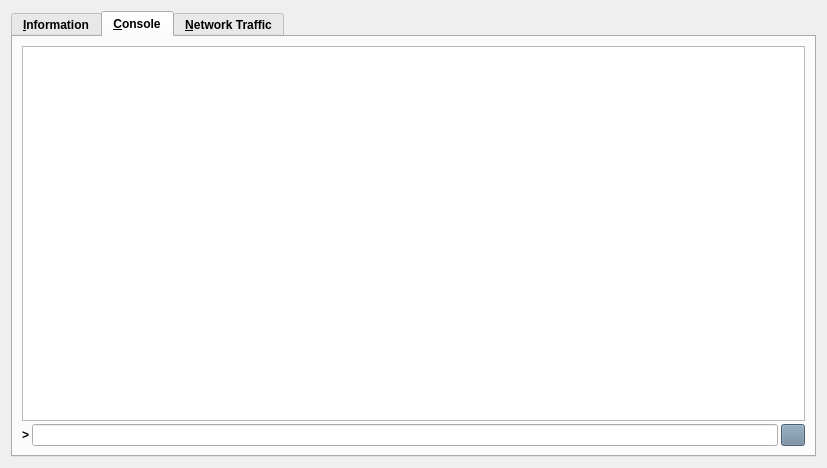
<?xml version="1.0" encoding="UTF-8"?>
<ui version="4.0">
 <class>RPCConsole</class>
 <widget class="QDialog" name="RPCConsole">
  <property name="geometry">
   <rect>
    <x>0</x>
    <y>0</y>
    <width>827</width>
    <height>468</height>
   </rect>
  </property>
  <property name="font">
   <font>
    <weight>75</weight>
    <bold>true</bold>
   </font>
  </property>
  <property name="windowTitle">
   <string>BuyCoin - Debug window</string>
  </property>
  <property name="styleSheet">
   <string notr="true">background-image: url(:/images/bkg);</string>
  </property>
  <layout class="QVBoxLayout" name="verticalLayout_2">
   <item>
    <widget class="QTabWidget" name="tabWidget">
     <property name="styleSheet">
      <string notr="true"/>
     </property>
     <property name="currentIndex">
      <number>1</number>
     </property>
     <widget class="QWidget" name="tab_info">
      <property name="styleSheet">
       <string notr="true"/>
      </property>
      <attribute name="title">
       <string>&amp;Information</string>
      </attribute>
      <layout class="QGridLayout" name="gridLayout" columnstretch="0,1">
       <property name="horizontalSpacing">
        <number>12</number>
       </property>
       <item row="0" column="0">
        <widget class="QLabel" name="label_9">
         <property name="font">
          <font>
           <weight>75</weight>
           <bold>true</bold>
          </font>
         </property>
         <property name="styleSheet">
          <string notr="true">background-image: url(:/images/bgbfree);</string>
         </property>
         <property name="text">
          <string>&lt;html&gt;&lt;head/&gt;&lt;body&gt;&lt;p&gt;&lt;span style=&quot; color:#ffffff;&quot;&gt;BuyCoin Core&lt;/span&gt;&lt;/p&gt;&lt;/body&gt;&lt;/html&gt;</string>
         </property>
        </widget>
       </item>
       <item row="1" column="0">
        <widget class="QLabel" name="label_5">
         <property name="styleSheet">
          <string notr="true">background-image: url(:/images/bgbfree);</string>
         </property>
         <property name="text">
          <string>&lt;html&gt;&lt;head/&gt;&lt;body&gt;&lt;p&gt;&lt;span style=&quot; color:#ffffff;&quot;&gt;Client name&lt;/span&gt;&lt;/p&gt;&lt;/body&gt;&lt;/html&gt;</string>
         </property>
        </widget>
       </item>
       <item row="1" column="1">
        <widget class="QLabel" name="clientName">
         <property name="cursor">
          <cursorShape>IBeamCursor</cursorShape>
         </property>
         <property name="styleSheet">
          <string notr="true">background-image: url(:/images/bgbfree);</string>
         </property>
         <property name="text">
          <string>N/A</string>
         </property>
         <property name="textFormat">
          <enum>Qt::PlainText</enum>
         </property>
         <property name="textInteractionFlags">
          <set>Qt::LinksAccessibleByMouse|Qt::TextSelectableByKeyboard|Qt::TextSelectableByMouse</set>
         </property>
        </widget>
       </item>
       <item row="2" column="0">
        <widget class="QLabel" name="label_6">
         <property name="styleSheet">
          <string notr="true">background-image: url(:/images/bgbfree);</string>
         </property>
         <property name="text">
          <string>&lt;html&gt;&lt;head/&gt;&lt;body&gt;&lt;p&gt;&lt;span style=&quot; color:#ffffff;&quot;&gt;Client version&lt;/span&gt;&lt;/p&gt;&lt;/body&gt;&lt;/html&gt;</string>
         </property>
        </widget>
       </item>
       <item row="2" column="1">
        <widget class="QLabel" name="clientVersion">
         <property name="cursor">
          <cursorShape>IBeamCursor</cursorShape>
         </property>
         <property name="styleSheet">
          <string notr="true">background-image: url(:/images/bgbfree);</string>
         </property>
         <property name="text">
          <string>N/A</string>
         </property>
         <property name="textFormat">
          <enum>Qt::PlainText</enum>
         </property>
         <property name="textInteractionFlags">
          <set>Qt::LinksAccessibleByMouse|Qt::TextSelectableByKeyboard|Qt::TextSelectableByMouse</set>
         </property>
        </widget>
       </item>
       <item row="3" column="0">
        <widget class="QLabel" name="label_14">
         <property name="styleSheet">
          <string notr="true">background-image: url(:/images/bgbfree);</string>
         </property>
         <property name="text">
          <string>&lt;html&gt;&lt;head/&gt;&lt;body&gt;&lt;p&gt;&lt;span style=&quot; color:#ffffff;&quot;&gt;Using OpenSSL version&lt;/span&gt;&lt;/p&gt;&lt;/body&gt;&lt;/html&gt;</string>
         </property>
         <property name="indent">
          <number>10</number>
         </property>
        </widget>
       </item>
       <item row="3" column="1">
        <widget class="QLabel" name="openSSLVersion">
         <property name="cursor">
          <cursorShape>IBeamCursor</cursorShape>
         </property>
         <property name="styleSheet">
          <string notr="true">background-image: url(:/images/bgbfree);</string>
         </property>
         <property name="text">
          <string>N/A</string>
         </property>
         <property name="textFormat">
          <enum>Qt::PlainText</enum>
         </property>
         <property name="textInteractionFlags">
          <set>Qt::LinksAccessibleByMouse|Qt::TextSelectableByKeyboard|Qt::TextSelectableByMouse</set>
         </property>
        </widget>
       </item>
       <item row="4" column="0">
        <widget class="QLabel" name="label_12">
         <property name="styleSheet">
          <string notr="true">background-image: url(:/images/bgbfree);</string>
         </property>
         <property name="text">
          <string>&lt;html&gt;&lt;head/&gt;&lt;body&gt;&lt;p&gt;&lt;span style=&quot; color:#ffffff;&quot;&gt;Build date&lt;/span&gt;&lt;/p&gt;&lt;/body&gt;&lt;/html&gt;</string>
         </property>
        </widget>
       </item>
       <item row="4" column="1">
        <widget class="QLabel" name="buildDate">
         <property name="cursor">
          <cursorShape>IBeamCursor</cursorShape>
         </property>
         <property name="styleSheet">
          <string notr="true">background-image: url(:/images/bgbfree);</string>
         </property>
         <property name="text">
          <string>N/A</string>
         </property>
         <property name="textFormat">
          <enum>Qt::PlainText</enum>
         </property>
         <property name="textInteractionFlags">
          <set>Qt::LinksAccessibleByMouse|Qt::TextSelectableByKeyboard|Qt::TextSelectableByMouse</set>
         </property>
        </widget>
       </item>
       <item row="5" column="0">
        <widget class="QLabel" name="label_13">
         <property name="styleSheet">
          <string notr="true">background-image: url(:/images/bgbfree);</string>
         </property>
         <property name="text">
          <string>&lt;html&gt;&lt;head/&gt;&lt;body&gt;&lt;p&gt;&lt;span style=&quot; color:#ffffff;&quot;&gt;Startup time&lt;/span&gt;&lt;/p&gt;&lt;/body&gt;&lt;/html&gt;</string>
         </property>
        </widget>
       </item>
       <item row="5" column="1">
        <widget class="QLabel" name="startupTime">
         <property name="cursor">
          <cursorShape>IBeamCursor</cursorShape>
         </property>
         <property name="styleSheet">
          <string notr="true">background-image: url(:/images/bgbfree);</string>
         </property>
         <property name="text">
          <string>N/A</string>
         </property>
         <property name="textFormat">
          <enum>Qt::PlainText</enum>
         </property>
         <property name="textInteractionFlags">
          <set>Qt::LinksAccessibleByMouse|Qt::TextSelectableByKeyboard|Qt::TextSelectableByMouse</set>
         </property>
        </widget>
       </item>
       <item row="6" column="0">
        <widget class="QLabel" name="label_11">
         <property name="font">
          <font>
           <weight>75</weight>
           <bold>true</bold>
          </font>
         </property>
         <property name="styleSheet">
          <string notr="true">background-image: url(:/images/bgbfree);</string>
         </property>
         <property name="text">
          <string>&lt;html&gt;&lt;head/&gt;&lt;body&gt;&lt;p&gt;&lt;span style=&quot; color:#ffffff;&quot;&gt;Network&lt;/span&gt;&lt;/p&gt;&lt;/body&gt;&lt;/html&gt;</string>
         </property>
        </widget>
       </item>
       <item row="7" column="0">
        <widget class="QLabel" name="label_7">
         <property name="styleSheet">
          <string notr="true">background-image: url(:/images/bgbfree);</string>
         </property>
         <property name="text">
          <string>&lt;html&gt;&lt;head/&gt;&lt;body&gt;&lt;p&gt;&lt;span style=&quot; color:#ffffff;&quot;&gt;Number of connections&lt;/span&gt;&lt;/p&gt;&lt;/body&gt;&lt;/html&gt;</string>
         </property>
        </widget>
       </item>
       <item row="7" column="1">
        <widget class="QLabel" name="numberOfConnections">
         <property name="cursor">
          <cursorShape>IBeamCursor</cursorShape>
         </property>
         <property name="styleSheet">
          <string notr="true">background-image: url(:/images/bgbfree);</string>
         </property>
         <property name="text">
          <string>N/A</string>
         </property>
         <property name="textFormat">
          <enum>Qt::PlainText</enum>
         </property>
         <property name="textInteractionFlags">
          <set>Qt::LinksAccessibleByMouse|Qt::TextSelectableByKeyboard|Qt::TextSelectableByMouse</set>
         </property>
        </widget>
       </item>
       <item row="8" column="0">
        <widget class="QLabel" name="label_8">
         <property name="styleSheet">
          <string notr="true">background-image: url(:/images/bgbfree);</string>
         </property>
         <property name="text">
          <string>&lt;html&gt;&lt;head/&gt;&lt;body&gt;&lt;p&gt;&lt;span style=&quot; color:#ffffff;&quot;&gt;On testnet&lt;/span&gt;&lt;/p&gt;&lt;/body&gt;&lt;/html&gt;</string>
         </property>
        </widget>
       </item>
       <item row="8" column="1">
        <widget class="QCheckBox" name="isTestNet">
         <property name="enabled">
          <bool>false</bool>
         </property>
         <property name="styleSheet">
          <string notr="true">background-image: url(:/images/bgbfree);</string>
         </property>
         <property name="text">
          <string/>
         </property>
        </widget>
       </item>
       <item row="9" column="0">
        <widget class="QLabel" name="label_10">
         <property name="font">
          <font>
           <weight>75</weight>
           <bold>true</bold>
          </font>
         </property>
         <property name="styleSheet">
          <string notr="true">background-image: url(:/images/bgbfree);</string>
         </property>
         <property name="text">
          <string>&lt;html&gt;&lt;head/&gt;&lt;body&gt;&lt;p&gt;&lt;span style=&quot; color:#ffffff;&quot;&gt;Block chain&lt;/span&gt;&lt;/p&gt;&lt;/body&gt;&lt;/html&gt;</string>
         </property>
        </widget>
       </item>
       <item row="10" column="0">
        <widget class="QLabel" name="label_3">
         <property name="styleSheet">
          <string notr="true">background-image: url(:/images/bgbfree);</string>
         </property>
         <property name="text">
          <string>&lt;html&gt;&lt;head/&gt;&lt;body&gt;&lt;p&gt;&lt;span style=&quot; color:#ffffff;&quot;&gt;Current number of blocks&lt;/span&gt;&lt;/p&gt;&lt;/body&gt;&lt;/html&gt;</string>
         </property>
        </widget>
       </item>
       <item row="10" column="1">
        <widget class="QLabel" name="numberOfBlocks">
         <property name="cursor">
          <cursorShape>IBeamCursor</cursorShape>
         </property>
         <property name="styleSheet">
          <string notr="true">background-image: url(:/images/bgbfree);</string>
         </property>
         <property name="text">
          <string>N/A</string>
         </property>
         <property name="textFormat">
          <enum>Qt::PlainText</enum>
         </property>
         <property name="textInteractionFlags">
          <set>Qt::LinksAccessibleByMouse|Qt::TextSelectableByKeyboard|Qt::TextSelectableByMouse</set>
         </property>
        </widget>
       </item>
       <item row="11" column="0">
        <widget class="QLabel" name="label_2">
         <property name="styleSheet">
          <string notr="true">background-image: url(:/images/bgbfree);</string>
         </property>
         <property name="text">
          <string>&lt;html&gt;&lt;head/&gt;&lt;body&gt;&lt;p&gt;&lt;span style=&quot; color:#ffffff;&quot;&gt;Last block time&lt;/span&gt;&lt;/p&gt;&lt;/body&gt;&lt;/html&gt;</string>
         </property>
        </widget>
       </item>
       <item row="11" column="1">
        <widget class="QLabel" name="lastBlockTime">
         <property name="cursor">
          <cursorShape>IBeamCursor</cursorShape>
         </property>
         <property name="styleSheet">
          <string notr="true">background-image: url(:/images/bgbfree);</string>
         </property>
         <property name="text">
          <string>&lt;html&gt;&lt;head/&gt;&lt;body&gt;&lt;p&gt;&lt;span style=&quot; color:#ffffff;&quot;&gt;N/A&lt;/span&gt;&lt;/p&gt;&lt;/body&gt;&lt;/html&gt;</string>
         </property>
         <property name="textFormat">
          <enum>Qt::PlainText</enum>
         </property>
         <property name="textInteractionFlags">
          <set>Qt::LinksAccessibleByMouse|Qt::TextSelectableByKeyboard|Qt::TextSelectableByMouse</set>
         </property>
        </widget>
       </item>
       <item row="12" column="0">
        <spacer name="verticalSpacer_2">
         <property name="orientation">
          <enum>Qt::Vertical</enum>
         </property>
         <property name="sizeHint" stdset="0">
          <size>
           <width>20</width>
           <height>20</height>
          </size>
         </property>
        </spacer>
       </item>
       <item row="13" column="0">
        <widget class="QLabel" name="labelDebugLogfile">
         <property name="font">
          <font>
           <weight>75</weight>
           <bold>true</bold>
          </font>
         </property>
         <property name="styleSheet">
          <string notr="true">background-image: url(:/images/bgbfree);</string>
         </property>
         <property name="text">
          <string>&lt;html&gt;&lt;head/&gt;&lt;body&gt;&lt;p&gt;&lt;span style=&quot; color:#ffffff;&quot;&gt;Debug log file&lt;/span&gt;&lt;/p&gt;&lt;/body&gt;&lt;/html&gt;</string>
         </property>
        </widget>
       </item>
       <item row="14" column="0">
        <widget class="QPushButton" name="openDebugLogfileButton">
         <property name="toolTip">
          <string>Open the BuyCoin debug log file from the current data directory. This can take a few seconds for large log files.</string>
         </property>
         <property name="styleSheet">
          <string notr="true">background-color: rgb(106, 131, 154);</string>
         </property>
         <property name="text">
          <string>&amp;Open</string>
         </property>
         <property name="autoDefault">
          <bool>false</bool>
         </property>
        </widget>
       </item>
       <item row="15" column="0">
        <widget class="QLabel" name="labelCLOptions">
         <property name="font">
          <font>
           <weight>75</weight>
           <bold>true</bold>
          </font>
         </property>
         <property name="styleSheet">
          <string notr="true">background-image: url(:/images/bgbfree);</string>
         </property>
         <property name="text">
          <string>&lt;html&gt;&lt;head/&gt;&lt;body&gt;&lt;p&gt;&lt;span style=&quot; color:#ffffff;&quot;&gt;Command-line options&lt;/span&gt;&lt;/p&gt;&lt;/body&gt;&lt;/html&gt;</string>
         </property>
        </widget>
       </item>
       <item row="16" column="0">
        <widget class="QPushButton" name="showCLOptionsButton">
         <property name="toolTip">
          <string>Show the BuyCoin-Qt help message to get a list with possible BuyCoin command-line options.</string>
         </property>
         <property name="styleSheet">
          <string notr="true">background-color: rgb(106, 131, 154);</string>
         </property>
         <property name="text">
          <string>&amp;Show</string>
         </property>
         <property name="autoDefault">
          <bool>false</bool>
         </property>
        </widget>
       </item>
       <item row="17" column="0">
        <spacer name="verticalSpacer">
         <property name="orientation">
          <enum>Qt::Vertical</enum>
         </property>
         <property name="sizeHint" stdset="0">
          <size>
           <width>20</width>
           <height>40</height>
          </size>
         </property>
        </spacer>
       </item>
      </layout>
     </widget>
     <widget class="QWidget" name="tab_console">
      <attribute name="title">
       <string>&amp;Console</string>
      </attribute>
      <layout class="QVBoxLayout" name="verticalLayout_3">
       <property name="spacing">
        <number>3</number>
       </property>
       <item>
        <widget class="QTextEdit" name="messagesWidget">
         <property name="minimumSize">
          <size>
           <width>0</width>
           <height>100</height>
          </size>
         </property>
         <property name="font">
          <font>
           <weight>75</weight>
           <bold>true</bold>
          </font>
         </property>
         <property name="styleSheet">
          <string notr="true">background-image: url(:/images/bgbfree);</string>
         </property>
         <property name="readOnly">
          <bool>true</bool>
         </property>
         <property name="tabKeyNavigation" stdset="0">
          <bool>false</bool>
         </property>
         <property name="columnCount" stdset="0">
          <number>2</number>
         </property>
        </widget>
       </item>
       <item>
        <layout class="QHBoxLayout" name="horizontalLayout">
         <property name="spacing">
          <number>3</number>
         </property>
         <item>
          <widget class="QLabel" name="label">
           <property name="styleSheet">
            <string notr="true">background-image: url(:/images/bgbfree);</string>
           </property>
           <property name="text">
            <string notr="true">&gt;</string>
           </property>
          </widget>
         </item>
         <item>
          <widget class="QLineEdit" name="lineEdit">
           <property name="styleSheet">
            <string notr="true">background-image: url(:/images/gr);</string>
           </property>
          </widget>
         </item>
         <item>
          <widget class="QPushButton" name="clearButton">
           <property name="maximumSize">
            <size>
             <width>24</width>
             <height>24</height>
            </size>
           </property>
           <property name="toolTip">
            <string>Clear console</string>
           </property>
           <property name="styleSheet">
            <string notr="true">background-color: rgb(106, 131, 154);
background-image: url(:/images/bgbfree);</string>
           </property>
           <property name="text">
            <string/>
           </property>
           <property name="icon">
            <iconset resource="../bitcoin.qrc">
             <normaloff>:/icons/remove</normaloff>:/icons/remove</iconset>
           </property>
           <property name="shortcut">
            <string notr="true">Ctrl+L</string>
           </property>
           <property name="autoDefault">
            <bool>false</bool>
           </property>
          </widget>
         </item>
        </layout>
       </item>
      </layout>
     </widget>
     <widget class="QWidget" name="tab">
      <attribute name="title">
       <string>&amp;Network Traffic</string>
      </attribute>
      <layout class="QHBoxLayout" name="horizontalLayout_3">
       <item>
        <layout class="QVBoxLayout" name="verticalLayout_4">
         <item>
          <widget class="TrafficGraphWidget" name="trafficGraph" native="true">
           <property name="sizePolicy">
            <sizepolicy hsizetype="Expanding" vsizetype="Expanding">
             <horstretch>0</horstretch>
             <verstretch>0</verstretch>
            </sizepolicy>
           </property>
           <property name="styleSheet">
            <string notr="true">background-image: url(:/images/bgbfree);</string>
           </property>
          </widget>
         </item>
         <item>
          <layout class="QHBoxLayout" name="horizontalLayout_2">
           <item>
            <widget class="QSlider" name="sldGraphRange">
             <property name="styleSheet">
              <string notr="true">background-image: url(:/images/bgbfree);</string>
             </property>
             <property name="minimum">
              <number>1</number>
             </property>
             <property name="maximum">
              <number>288</number>
             </property>
             <property name="pageStep">
              <number>12</number>
             </property>
             <property name="value">
              <number>6</number>
             </property>
             <property name="orientation">
              <enum>Qt::Horizontal</enum>
             </property>
            </widget>
           </item>
           <item>
            <widget class="QLabel" name="lblGraphRange">
             <property name="minimumSize">
              <size>
               <width>100</width>
               <height>0</height>
              </size>
             </property>
             <property name="styleSheet">
              <string notr="true">background-image: url(:/images/bgbfree);</string>
             </property>
             <property name="alignment">
              <set>Qt::AlignCenter</set>
             </property>
            </widget>
           </item>
           <item>
            <widget class="QPushButton" name="btnClearTrafficGraph">
             <property name="styleSheet">
              <string notr="true">background-color: rgb(106, 131, 154);
background-image: url(:/images/bgbfree);</string>
             </property>
             <property name="text">
              <string>&amp;Clear</string>
             </property>
            </widget>
           </item>
          </layout>
         </item>
        </layout>
       </item>
       <item>
        <layout class="QVBoxLayout" name="verticalLayout">
         <item>
          <widget class="QGroupBox" name="groupBox">
           <property name="styleSheet">
            <string notr="true">background-image: url(:/images/bgbfree);</string>
           </property>
           <property name="title">
            <string>Totals</string>
           </property>
           <layout class="QVBoxLayout" name="verticalLayout_5">
            <item>
             <layout class="QHBoxLayout" name="horizontalLayout_4">
              <item>
               <widget class="Line" name="line">
                <property name="sizePolicy">
                 <sizepolicy hsizetype="Fixed" vsizetype="Fixed">
                  <horstretch>0</horstretch>
                  <verstretch>0</verstretch>
                 </sizepolicy>
                </property>
                <property name="minimumSize">
                 <size>
                  <width>10</width>
                  <height>0</height>
                 </size>
                </property>
                <property name="palette">
                 <palette>
                  <active>
                   <colorrole role="Light">
                    <brush brushstyle="SolidPattern">
                     <color alpha="255">
                      <red>0</red>
                      <green>255</green>
                      <blue>0</blue>
                     </color>
                    </brush>
                   </colorrole>
                  </active>
                  <inactive>
                   <colorrole role="Light">
                    <brush brushstyle="SolidPattern">
                     <color alpha="255">
                      <red>0</red>
                      <green>255</green>
                      <blue>0</blue>
                     </color>
                    </brush>
                   </colorrole>
                  </inactive>
                  <disabled>
                   <colorrole role="Light">
                    <brush brushstyle="SolidPattern">
                     <color alpha="255">
                      <red>0</red>
                      <green>255</green>
                      <blue>0</blue>
                     </color>
                    </brush>
                   </colorrole>
                  </disabled>
                 </palette>
                </property>
                <property name="orientation">
                 <enum>Qt::Horizontal</enum>
                </property>
               </widget>
              </item>
              <item>
               <widget class="QLabel" name="label_16">
                <property name="styleSheet">
                 <string notr="true">background-image: url(:/images/bgbfree);</string>
                </property>
                <property name="text">
                 <string>In:</string>
                </property>
               </widget>
              </item>
              <item>
               <widget class="QLabel" name="lblBytesIn">
                <property name="minimumSize">
                 <size>
                  <width>50</width>
                  <height>0</height>
                 </size>
                </property>
                <property name="styleSheet">
                 <string notr="true">background-image: url(:/images/bgbfree);</string>
                </property>
                <property name="alignment">
                 <set>Qt::AlignRight|Qt::AlignTrailing|Qt::AlignVCenter</set>
                </property>
               </widget>
              </item>
             </layout>
            </item>
            <item>
             <layout class="QHBoxLayout" name="horizontalLayout_5">
              <item>
               <widget class="Line" name="line_2">
                <property name="sizePolicy">
                 <sizepolicy hsizetype="Fixed" vsizetype="Fixed">
                  <horstretch>0</horstretch>
                  <verstretch>0</verstretch>
                 </sizepolicy>
                </property>
                <property name="minimumSize">
                 <size>
                  <width>10</width>
                  <height>0</height>
                 </size>
                </property>
                <property name="palette">
                 <palette>
                  <active>
                   <colorrole role="Light">
                    <brush brushstyle="SolidPattern">
                     <color alpha="255">
                      <red>255</red>
                      <green>0</green>
                      <blue>0</blue>
                     </color>
                    </brush>
                   </colorrole>
                  </active>
                  <inactive>
                   <colorrole role="Light">
                    <brush brushstyle="SolidPattern">
                     <color alpha="255">
                      <red>255</red>
                      <green>0</green>
                      <blue>0</blue>
                     </color>
                    </brush>
                   </colorrole>
                  </inactive>
                  <disabled>
                   <colorrole role="Light">
                    <brush brushstyle="SolidPattern">
                     <color alpha="255">
                      <red>255</red>
                      <green>0</green>
                      <blue>0</blue>
                     </color>
                    </brush>
                   </colorrole>
                  </disabled>
                 </palette>
                </property>
                <property name="orientation">
                 <enum>Qt::Horizontal</enum>
                </property>
               </widget>
              </item>
              <item>
               <widget class="QLabel" name="label_17">
                <property name="styleSheet">
                 <string notr="true">background-image: url(:/images/bgbfree);</string>
                </property>
                <property name="text">
                 <string>Out:</string>
                </property>
               </widget>
              </item>
              <item>
               <widget class="QLabel" name="lblBytesOut">
                <property name="minimumSize">
                 <size>
                  <width>50</width>
                  <height>0</height>
                 </size>
                </property>
                <property name="styleSheet">
                 <string notr="true">background-image: url(:/images/bgbfree);</string>
                </property>
                <property name="alignment">
                 <set>Qt::AlignRight|Qt::AlignTrailing|Qt::AlignVCenter</set>
                </property>
               </widget>
              </item>
             </layout>
            </item>
            <item>
             <spacer name="verticalSpacer_4">
              <property name="orientation">
               <enum>Qt::Vertical</enum>
              </property>
              <property name="sizeHint" stdset="0">
               <size>
                <width>20</width>
                <height>407</height>
               </size>
              </property>
             </spacer>
            </item>
           </layout>
          </widget>
         </item>
        </layout>
       </item>
      </layout>
     </widget>
    </widget>
   </item>
  </layout>
 </widget>
 <customwidgets>
  <customwidget>
   <class>TrafficGraphWidget</class>
   <extends>QWidget</extends>
   <header>trafficgraphwidget.h</header>
   <container>1</container>
   <slots>
    <slot>clear()</slot>
   </slots>
  </customwidget>
 </customwidgets>
 <resources>
  <include location="../bitcoin.qrc"/>
 </resources>
 <connections/>
</ui>
